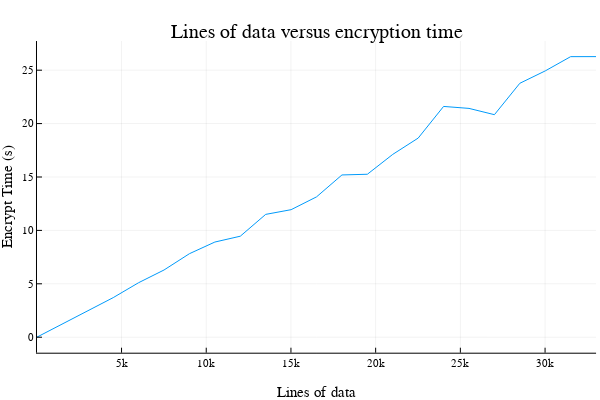

Notebook cell for this chart:
### Code cell
fig4 = plot(df."Lines of Data", df."Encrypt Time (s)");
xlabel!("Lines of data");
ylabel!("Encrypt Time (s)")
title!("Lines of data versus encryption time")
display(fig4);

### Figure 1 — Plotly figure (JSON) as saved in the notebook; plotly's stock layout.template omitted (floating-point values rounded to 4 significant figures)
{"data": [{"colorbar": {"title": ""}, "legendgroup": "", "line": {"color": "rgba(0, 154, 250, 1.000)", "dash": "solid", "shape": "linear", "width": 1}, "mode": "lines", "name": "", "showlegend": false, "type": "scatter", "x": [10, 1510, 3010, 4510, 6010, 7510, 9010, 10510, 12010, 13510, 15010, 16510, 18010, 19510, 21010, 22510, 24010, 25510, 27010, 28510, 30010, 31510, 33010], "xaxis": "x", "y": [0.008265, 1.235, 2.484, 3.707, 5.106, 6.295, 7.821, 8.911, 9.458, 11.5, 11.94, 13.14, 15.19, 15.26, 17.12, 18.64, 21.61, 21.42, 20.83, 23.77, 24.93, 26.27, 26.27], "yaxis": "y", "zmax": null, "zmin": null}], "layout": {"annotations": [{"font": {"color": "rgba(0, 0, 0, 1.000)", "family": "sans-serif", "size": 20}, "rotation": 0, "showarrow": false, "text": "Lines of data versus encryption time", "x": 0.5275, "xanchor": "center", "xref": "paper", "y": 1, "yanchor": "top", "yref": "paper"}], "height": 400, "legend_position": {"bgcolor": "rgba(255, 255, 255, 1.000)", "bordercolor": "rgba(0, 0, 0, 1.000)", "borderwidth": 1, "font": {"color": "rgba(0, 0, 0, 1.000)", "family": "sans-serif", "size": 11}, "title": {"font": {"color": "rgba(0, 0, 0, 1.000)", "family": "sans-serif", "size": 15}, "text": ""}, "tracegroupgap": 0, "traceorder": "normal", "x": 1, "xanchor": "auto", "y": 1, "yanchor": "auto"}, "margin": {"b": 20, "l": 0, "r": 0, "t": 20}, "paper_bgcolor": "rgba(255, 255, 255, 1.000)", "plot_bgcolor": "rgba(255, 255, 255, 1.000)", "showlegend": true, "width": 600, "xaxis": {"anchor": "y", "domain": [0.06165, 0.9934], "gridcolor": "rgba(0, 0, 0, 0.100)", "gridwidth": 0.5, "linecolor": "rgba(0, 0, 0, 1.000)", "mirror": false, "showgrid": true, "showline": true, "showticklabels": true, "tickangle": 0, "tickcolor": "rgb(0, 0, 0)", "tickfont": {"color": "rgba(0, 0, 0, 1.000)", "family": "sans-serif", "size": 11}, "ticks": "inside", "title": "Lines of data", "titlefont": {"color": "rgba(0, 0, 0, 1.000)", "family": "sans-serif", "size": 15}, "type": "-", "visible": true, "zeroline": false, "zerolinecolor": "rgba(0, 0, 0, 1.000)"}, "yaxis": {"anchor": "x", "domain": [0.07581, 0.9415], "gridcolor": "rgba(0, 0, 0, 0.100)", "gridwidth": 0.5, "linecolor": "rgba(0, 0, 0, 1.000)", "mirror": false, "showgrid": true, "showline": true, "showticklabels": true, "tickangle": 0, "tickcolor": "rgb(0, 0, 0)", "tickfont": {"color": "rgba(0, 0, 0, 1.000)", "family": "sans-serif", "size": 11}, "ticks": "inside", "title": "Encrypt Time (s)", "titlefont": {"color": "rgba(0, 0, 0, 1.000)", "family": "sans-serif", "size": 15}, "type": "-", "visible": true, "zeroline": false, "zerolinecolor": "rgba(0, 0, 0, 1.000)"}}}
